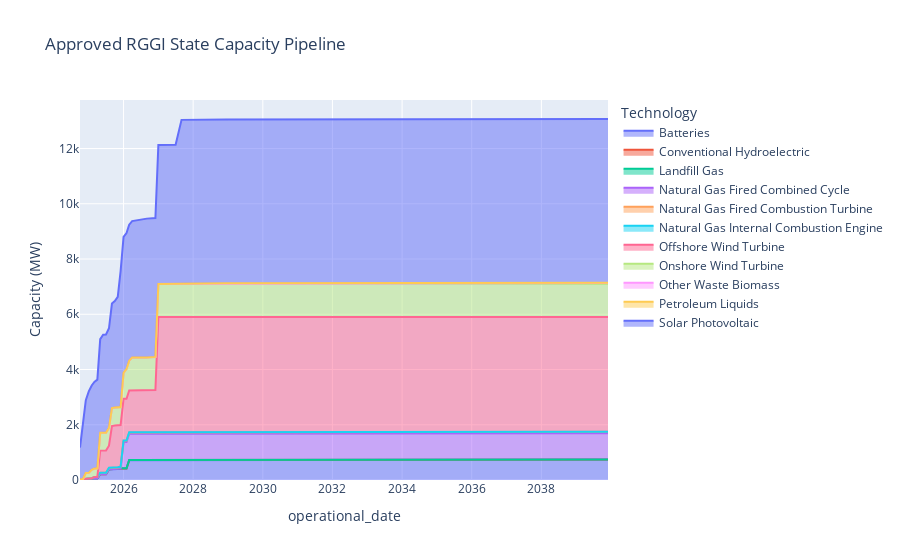

The cell this chart's notebook holds for it:
### Code cell
approved_capacity_fig

### Figure 1 — Plotly figure (JSON) as saved in the notebook; plotly's stock layout.template omitted (floating-point values rounded to 4 significant figures)
{"data": [{"fillpattern": {"shape": ""}, "hovertemplate": "Technology=Batteries<br>operational_date=%{x}<br>Capacity (MW)=%{y}<extra></extra>", "legendgroup": "Batteries", "line": {"color": "#636efa"}, "marker": {"symbol": "circle"}, "mode": "lines", "name": "Batteries", "orientation": "v", "showlegend": true, "stackgroup": "1", "type": "scatter", "x": ["2024-10-01T00:00:00", "2024-11-01T00:00:00", "2024-12-01T00:00:00", "2025-01-01T00:00:00", "2025-02-01T00:00:00", "2025-03-01T00:00:00", "2025-04-01T00:00:00", "2025-05-01T00:00:00", "2025-06-01T00:00:00", "2025-07-01T00:00:00", "2025-08-01T00:00:00", "2025-09-01T00:00:00", "2025-10-01T00:00:00", "2025-11-01T00:00:00", "2025-12-01T00:00:00", "2026-01-01T00:00:00", "2026-02-01T00:00:00", "2026-03-01T00:00:00", "2026-04-01T00:00:00", "2026-09-01T00:00:00", "2026-10-01T00:00:00", "2026-12-01T00:00:00", "2027-01-01T00:00:00", "2027-07-01T00:00:00", "2027-09-01T00:00:00", "2027-11-01T00:00:00", "2028-12-01T00:00:00", "2039-12-01T00:00:00"], "xaxis": "x", "y": [19.7, 31.7, 57.7, 57.7, 57.7, 57.7, 57.7, 207.7, 207.7, 207.7, 382.7, 382.7, 402.7, 402.7, 417.7, 417.7, 417.7, 717.7, 717.7, 717.7, 717.7, 737.7, 737.7, 737.7, 737.7, 737.7, 737.7, 737.7], "yaxis": "y"}, {"fillpattern": {"shape": ""}, "hovertemplate": "Technology=Conventional Hydroelectric<br>operational_date=%{x}<br>Capacity (MW)=%{y}<extra></extra>", "legendgroup": "Conventional Hydroelectric", "line": {"color": "#EF553B"}, "marker": {"symbol": "circle"}, "mode": "lines", "name": "Conventional Hydroelectric", "orientation": "v", "showlegend": true, "stackgroup": "1", "type": "scatter", "x": ["2024-10-01T00:00:00", "2024-11-01T00:00:00", "2024-12-01T00:00:00", "2025-01-01T00:00:00", "2025-02-01T00:00:00", "2025-03-01T00:00:00", "2025-04-01T00:00:00", "2025-05-01T00:00:00", "2025-06-01T00:00:00", "2025-07-01T00:00:00", "2025-08-01T00:00:00", "2025-09-01T00:00:00", "2025-10-01T00:00:00", "2025-11-01T00:00:00", "2025-12-01T00:00:00", "2026-01-01T00:00:00", "2026-02-01T00:00:00", "2026-03-01T00:00:00", "2026-04-01T00:00:00", "2026-09-01T00:00:00", "2026-10-01T00:00:00", "2026-12-01T00:00:00", "2027-01-01T00:00:00", "2027-07-01T00:00:00", "2027-09-01T00:00:00", "2027-11-01T00:00:00", "2028-12-01T00:00:00", "2039-12-01T00:00:00"], "xaxis": "x", "y": [0, 0, 0, 0, 0, 2.8, 2.8, 2.8, 2.8, 2.8, 2.8, 2.8, 2.8, 2.8, 2.8, 2.8, 2.8, 2.8, 2.8, 2.8, 2.8, 2.8, 2.8, 2.8, 2.8, 5.6, 5.6, 5.6], "yaxis": "y"}, {"fillpattern": {"shape": ""}, "hovertemplate": "Technology=Landfill Gas<br>operational_date=%{x}<br>Capacity (MW)=%{y}<extra></extra>", "legendgroup": "Landfill Gas", "line": {"color": "#00cc96"}, "marker": {"symbol": "circle"}, "mode": "lines", "name": "Landfill Gas", "orientation": "v", "showlegend": true, "stackgroup": "1", "type": "scatter", "x": ["2024-10-01T00:00:00", "2024-11-01T00:00:00", "2024-12-01T00:00:00", "2025-01-01T00:00:00", "2025-02-01T00:00:00", "2025-03-01T00:00:00", "2025-04-01T00:00:00", "2025-05-01T00:00:00", "2025-06-01T00:00:00", "2025-07-01T00:00:00", "2025-08-01T00:00:00", "2025-09-01T00:00:00", "2025-10-01T00:00:00", "2025-11-01T00:00:00", "2025-12-01T00:00:00", "2026-01-01T00:00:00", "2026-02-01T00:00:00", "2026-03-01T00:00:00", "2026-04-01T00:00:00", "2026-09-01T00:00:00", "2026-10-01T00:00:00", "2026-12-01T00:00:00", "2027-01-01T00:00:00", "2027-07-01T00:00:00", "2027-09-01T00:00:00", "2027-11-01T00:00:00", "2028-12-01T00:00:00", "2039-12-01T00:00:00"], "xaxis": "x", "y": [0, 0, 3, 3, 3, 3, 3, 3, 3, 3, 3, 3, 3, 3, 3, 3, 3, 3, 3, 3, 3, 3, 3, 3, 3, 3, 3, 3], "yaxis": "y"}, {"fillpattern": {"shape": ""}, "hovertemplate": "Technology=Natural Gas Fired Combined Cycle<br>operational_date=%{x}<br>Capacity (MW)=%{y}<extra></extra>", "legendgroup": "Natural Gas Fired Combined Cycle", "line": {"color": "#ab63fa"}, "marker": {"symbol": "circle"}, "mode": "lines", "name": "Natural Gas Fired Combined Cycle", "orientation": "v", "showlegend": true, "stackgroup": "1", "type": "scatter", "x": ["2024-10-01T00:00:00", "2024-11-01T00:00:00", "2024-12-01T00:00:00", "2025-01-01T00:00:00", "2025-02-01T00:00:00", "2025-03-01T00:00:00", "2025-04-01T00:00:00", "2025-05-01T00:00:00", "2025-06-01T00:00:00", "2025-07-01T00:00:00", "2025-08-01T00:00:00", "2025-09-01T00:00:00", "2025-10-01T00:00:00", "2025-11-01T00:00:00", "2025-12-01T00:00:00", "2026-01-01T00:00:00", "2026-02-01T00:00:00", "2026-03-01T00:00:00", "2026-04-01T00:00:00", "2026-09-01T00:00:00", "2026-10-01T00:00:00", "2026-12-01T00:00:00", "2027-01-01T00:00:00", "2027-07-01T00:00:00", "2027-09-01T00:00:00", "2027-11-01T00:00:00", "2028-12-01T00:00:00", "2039-12-01T00:00:00"], "xaxis": "x", "y": [0, 0, 0, 0, 0, 0, 0, 0, 0, 0, 0, 0, 0, 0, 0, 950, 950, 950, 950, 950, 950, 950, 950, 950, 950, 950, 950, 950], "yaxis": "y"}, {"fillpattern": {"shape": ""}, "hovertemplate": "Technology=Natural Gas Fired Combustion Turbine<br>operational_date=%{x}<br>Capacity (MW)=%{y}<extra></extra>", "legendgroup": "Natural Gas Fired Combustion Turbine", "line": {"color": "#FFA15A"}, "marker": {"symbol": "circle"}, "mode": "lines", "name": "Natural Gas Fired Combustion Turbine", "orientation": "v", "showlegend": true, "stackgroup": "1", "type": "scatter", "x": ["2024-10-01T00:00:00", "2024-11-01T00:00:00", "2024-12-01T00:00:00", "2025-01-01T00:00:00", "2025-02-01T00:00:00", "2025-03-01T00:00:00", "2025-04-01T00:00:00", "2025-05-01T00:00:00", "2025-06-01T00:00:00", "2025-07-01T00:00:00", "2025-08-01T00:00:00", "2025-09-01T00:00:00", "2025-10-01T00:00:00", "2025-11-01T00:00:00", "2025-12-01T00:00:00", "2026-01-01T00:00:00", "2026-02-01T00:00:00", "2026-03-01T00:00:00", "2026-04-01T00:00:00", "2026-09-01T00:00:00", "2026-10-01T00:00:00", "2026-12-01T00:00:00", "2027-01-01T00:00:00", "2027-07-01T00:00:00", "2027-09-01T00:00:00", "2027-11-01T00:00:00", "2028-12-01T00:00:00", "2039-12-01T00:00:00"], "xaxis": "x", "y": [0, 0, 0, 0, 0, 42, 47.7, 47.7, 47.7, 47.7, 47.7, 47.7, 47.7, 47.7, 47.7, 47.7, 47.7, 47.7, 47.7, 47.7, 47.7, 47.7, 47.7, 47.7, 47.7, 47.7, 47.7, 47.7], "yaxis": "y"}, {"fillpattern": {"shape": ""}, "hovertemplate": "Technology=Natural Gas Internal Combustion Engine<br>operational_date=%{x}<br>Capacity (MW)=%{y}<extra></extra>", "legendgroup": "Natural Gas Internal Combustion Engine", "line": {"color": "#19d3f3"}, "marker": {"symbol": "circle"}, "mode": "lines", "name": "Natural Gas Internal Combustion Engine", "orientation": "v", "showlegend": true, "stackgroup": "1", "type": "scatter", "x": ["2024-10-01T00:00:00", "2024-11-01T00:00:00", "2024-12-01T00:00:00", "2025-01-01T00:00:00", "2025-02-01T00:00:00", "2025-03-01T00:00:00", "2025-04-01T00:00:00", "2025-05-01T00:00:00", "2025-06-01T00:00:00", "2025-07-01T00:00:00", "2025-08-01T00:00:00", "2025-09-01T00:00:00", "2025-10-01T00:00:00", "2025-11-01T00:00:00", "2025-12-01T00:00:00", "2026-01-01T00:00:00", "2026-02-01T00:00:00", "2026-03-01T00:00:00", "2026-04-01T00:00:00", "2026-09-01T00:00:00", "2026-10-01T00:00:00", "2026-12-01T00:00:00", "2027-01-01T00:00:00", "2027-07-01T00:00:00", "2027-09-01T00:00:00", "2027-11-01T00:00:00", "2028-12-01T00:00:00", "2039-12-01T00:00:00"], "xaxis": "x", "y": [0, 0, 0, 2.6, 2.6, 2.6, 2.6, 2.6, 4.6, 4.6, 4.6, 4.6, 4.6, 4.6, 4.6, 4.6, 4.6, 4.6, 4.6, 4.6, 4.6, 4.6, 4.6, 4.6, 4.6, 4.6, 4.6, 4.6], "yaxis": "y"}, {"fillpattern": {"shape": ""}, "hovertemplate": "Technology=Offshore Wind Turbine<br>operational_date=%{x}<br>Capacity (MW)=%{y}<extra></extra>", "legendgroup": "Offshore Wind Turbine", "line": {"color": "#FF6692"}, "marker": {"symbol": "circle"}, "mode": "lines", "name": "Offshore Wind Turbine", "orientation": "v", "showlegend": true, "stackgroup": "1", "type": "scatter", "x": ["2024-10-01T00:00:00", "2024-11-01T00:00:00", "2024-12-01T00:00:00", "2025-01-01T00:00:00", "2025-02-01T00:00:00", "2025-03-01T00:00:00", "2025-04-01T00:00:00", "2025-05-01T00:00:00", "2025-06-01T00:00:00", "2025-07-01T00:00:00", "2025-08-01T00:00:00", "2025-09-01T00:00:00", "2025-10-01T00:00:00", "2025-11-01T00:00:00", "2025-12-01T00:00:00", "2026-01-01T00:00:00", "2026-02-01T00:00:00", "2026-03-01T00:00:00", "2026-04-01T00:00:00", "2026-09-01T00:00:00", "2026-10-01T00:00:00", "2026-12-01T00:00:00", "2027-01-01T00:00:00", "2027-07-01T00:00:00", "2027-09-01T00:00:00", "2027-11-01T00:00:00", "2028-12-01T00:00:00", "2039-12-01T00:00:00"], "xaxis": "x", "y": [0, 0, 0, 0, 0, 0, 0, 800, 800, 800, 800, 1515, 1515, 1515, 1515, 1515, 1515, 1515, 1515, 1515, 1515, 1515, 4155, 4155, 4155, 4155, 4155, 4155], "yaxis": "y"}, {"fillpattern": {"shape": ""}, "hovertemplate": "Technology=Onshore Wind Turbine<br>operational_date=%{x}<br>Capacity (MW)=%{y}<extra></extra>", "legendgroup": "Onshore Wind Turbine", "line": {"color": "#B6E880"}, "marker": {"symbol": "circle"}, "mode": "lines", "name": "Onshore Wind Turbine", "orientation": "v", "showlegend": true, "stackgroup": "1", "type": "scatter", "x": ["2024-10-01T00:00:00", "2024-11-01T00:00:00", "2024-12-01T00:00:00", "2025-01-01T00:00:00", "2025-02-01T00:00:00", "2025-03-01T00:00:00", "2025-04-01T00:00:00", "2025-05-01T00:00:00", "2025-06-01T00:00:00", "2025-07-01T00:00:00", "2025-08-01T00:00:00", "2025-09-01T00:00:00", "2025-10-01T00:00:00", "2025-11-01T00:00:00", "2025-12-01T00:00:00", "2026-01-01T00:00:00", "2026-02-01T00:00:00", "2026-03-01T00:00:00", "2026-04-01T00:00:00", "2026-09-01T00:00:00", "2026-10-01T00:00:00", "2026-12-01T00:00:00", "2027-01-01T00:00:00", "2027-07-01T00:00:00", "2027-09-01T00:00:00", "2027-11-01T00:00:00", "2028-12-01T00:00:00", "2039-12-01T00:00:00"], "xaxis": "x", "y": [0, 0, 189, 189, 302.7, 302.7, 302.7, 642.7, 642.7, 642.7, 642.7, 642.7, 642.7, 642.7, 642.7, 933.4, 1074.0, 1074.0, 1188.0, 1188.0, 1191.0, 1191.0, 1191.0, 1203.0, 1203.0, 1203.0, 1203.0, 1203.0], "yaxis": "y"}, {"fillpattern": {"shape": ""}, "hovertemplate": "Technology=Other Waste Biomass<br>operational_date=%{x}<br>Capacity (MW)=%{y}<extra></extra>", "legendgroup": "Other Waste Biomass", "line": {"color": "#FF97FF"}, "marker": {"symbol": "circle"}, "mode": "lines", "name": "Other Waste Biomass", "orientation": "v", "showlegend": true, "stackgroup": "1", "type": "scatter", "x": ["2024-10-01T00:00:00", "2024-11-01T00:00:00", "2024-12-01T00:00:00", "2025-01-01T00:00:00", "2025-02-01T00:00:00", "2025-03-01T00:00:00", "2025-04-01T00:00:00", "2025-05-01T00:00:00", "2025-06-01T00:00:00", "2025-07-01T00:00:00", "2025-08-01T00:00:00", "2025-09-01T00:00:00", "2025-10-01T00:00:00", "2025-11-01T00:00:00", "2025-12-01T00:00:00", "2026-01-01T00:00:00", "2026-02-01T00:00:00", "2026-03-01T00:00:00", "2026-04-01T00:00:00", "2026-09-01T00:00:00", "2026-10-01T00:00:00", "2026-12-01T00:00:00", "2027-01-01T00:00:00", "2027-07-01T00:00:00", "2027-09-01T00:00:00", "2027-11-01T00:00:00", "2028-12-01T00:00:00", "2039-12-01T00:00:00"], "xaxis": "x", "y": [0, 2.8, 2.8, 2.8, 2.8, 2.8, 2.8, 2.8, 2.8, 2.8, 2.8, 2.8, 2.8, 2.8, 2.8, 2.8, 2.8, 2.8, 2.8, 2.8, 2.8, 2.8, 2.8, 2.8, 2.8, 2.8, 2.8, 23.8], "yaxis": "y"}, {"fillpattern": {"shape": ""}, "hovertemplate": "Technology=Petroleum Liquids<br>operational_date=%{x}<br>Capacity (MW)=%{y}<extra></extra>", "legendgroup": "Petroleum Liquids", "line": {"color": "#FECB52"}, "marker": {"symbol": "circle"}, "mode": "lines", "name": "Petroleum Liquids", "orientation": "v", "showlegend": true, "stackgroup": "1", "type": "scatter", "x": ["2024-10-01T00:00:00", "2024-11-01T00:00:00", "2024-12-01T00:00:00", "2025-01-01T00:00:00", "2025-02-01T00:00:00", "2025-03-01T00:00:00", "2025-04-01T00:00:00", "2025-05-01T00:00:00", "2025-06-01T00:00:00", "2025-07-01T00:00:00", "2025-08-01T00:00:00", "2025-09-01T00:00:00", "2025-10-01T00:00:00", "2025-11-01T00:00:00", "2025-12-01T00:00:00", "2026-01-01T00:00:00", "2026-02-01T00:00:00", "2026-03-01T00:00:00", "2026-04-01T00:00:00", "2026-09-01T00:00:00", "2026-10-01T00:00:00", "2026-12-01T00:00:00", "2027-01-01T00:00:00", "2027-07-01T00:00:00", "2027-09-01T00:00:00", "2027-11-01T00:00:00", "2028-12-01T00:00:00", "2039-12-01T00:00:00"], "xaxis": "x", "y": [0, 2.5, 2.5, 2.5, 2.5, 2.5, 2.5, 2.5, 2.5, 2.5, 2.5, 2.5, 2.5, 2.5, 2.5, 2.5, 2.5, 2.5, 2.5, 2.5, 2.5, 2.5, 2.5, 2.5, 2.5, 2.5, 10.3, 10.3], "yaxis": "y"}, {"fillpattern": {"shape": ""}, "hovertemplate": "Technology=Solar Photovoltaic<br>operational_date=%{x}<br>Capacity (MW)=%{y}<extra></extra>", "legendgroup": "Solar Photovoltaic", "line": {"color": "#636efa"}, "marker": {"symbol": "circle"}, "mode": "lines", "name": "Solar Photovoltaic", "orientation": "v", "showlegend": true, "stackgroup": "1", "type": "scatter", "x": ["2024-10-01T00:00:00", "2024-11-01T00:00:00", "2024-12-01T00:00:00", "2025-01-01T00:00:00", "2025-02-01T00:00:00", "2025-03-01T00:00:00", "2025-04-01T00:00:00", "2025-05-01T00:00:00", "2025-06-01T00:00:00", "2025-07-01T00:00:00", "2025-08-01T00:00:00", "2025-09-01T00:00:00", "2025-10-01T00:00:00", "2025-11-01T00:00:00", "2025-12-01T00:00:00", "2026-01-01T00:00:00", "2026-02-01T00:00:00", "2026-03-01T00:00:00", "2026-04-01T00:00:00", "2026-09-01T00:00:00", "2026-10-01T00:00:00", "2026-12-01T00:00:00", "2027-01-01T00:00:00", "2027-07-01T00:00:00", "2027-09-01T00:00:00", "2027-11-01T00:00:00", "2028-12-01T00:00:00", "2039-12-01T00:00:00"], "xaxis": "x", "y": [1154.0, 1986.0, 2637.0, 2952.0, 3052.0, 3133.0, 3212.0, 3389.0, 3547.0, 3553.0, 3604.0, 3782.0, 3852.0, 4007.0, 4922.0, 4922.0, 4922.0, 4922.0, 4939.0, 5029.0, 5029.0, 5029.0, 5029.0, 5029.0, 5929.0, 5929.0, 5929.0, 5929.0], "yaxis": "y"}], "layout": {"legend": {"title": {"text": "Technology"}, "tracegroupgap": 0}, "title": {"text": "Approved RGGI State Capacity Pipeline"}, "width": 900, "xaxis": {"anchor": "y", "domain": [0, 1], "title": {"text": "operational_date"}}, "yaxis": {"anchor": "x", "domain": [0, 1], "title": {"text": "Capacity (MW)"}}}}
